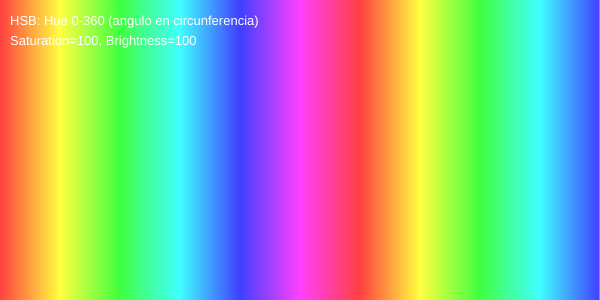
Frame 1 (no input)
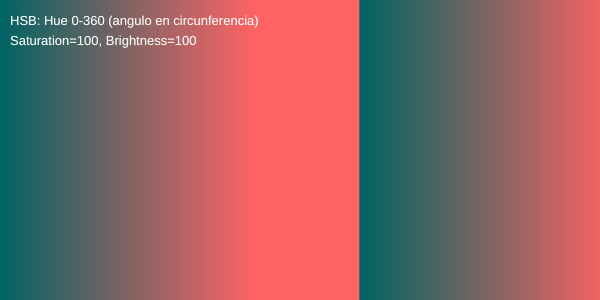
Frame 60 (no input)
Frame 120 (the mouse pressed at the canvas centre since frame 60): identical to frame 60, image omitted

The p5.js sketch that drew these frames (run headless with seeded random() and noise() and a simulated clock; from frame 60 on, the mouse is pressed at the canvas centre):

// p5.js sketch
// ── sketch.js
function setup() {
  createCanvas(600, 300);
  colorMode(HSB);
}
function draw() {
  for (let i = 0; i < width; i++) {
    stroke(i % 360, 100, 100);
    line(i, 0, i, height);
  }
  
  colorMode(RGB);
  fill(255); noStroke(); textSize(13);
  text("HSB: Hue 0-360 (angulo en circunferencia)", 10, 25);
  text("Saturation=100, Brightness=100", 10, 45);
  textSize(11);
  text( 10, 70);
}
